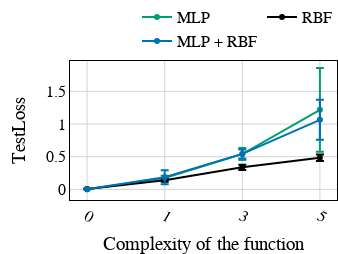

Notebook code for this chart:
### Code cell
# plotting
import plotly.graph_objects as go
import plotly

# default print properties
multiplier = 2

pixel_cm_ration = 36.5

width_full = int(13.95 * pixel_cm_ration) * multiplier
width_half = int(13.95/2 * pixel_cm_ration) * multiplier
width_third = int(13.95/3 * pixel_cm_ration) * multiplier

height_default_1 = int(3.5 * pixel_cm_ration) * multiplier

# margins in pixel
top_margin = 0 * multiplier 
left_margin = 35 * multiplier 
right_margin = 0 * multiplier 
bottom_margin = 25 * multiplier 

font_size = 8 * multiplier 
font_family='Times New Roman'

line_width = 1 * multiplier 

layout = eu.AttrDict(
        paper_bgcolor='rgba(0,0,0,0)',
        plot_bgcolor='rgba(0,0,0,0)',
        
        xaxis = eu.AttrDict(
            title = 'Complexity of the function',
            showline = True,
            linewidth = 1,
            zeroline=False,
            linecolor='black',
            showgrid=True,
            gridwidth=1,
            gridcolor='LightGrey',
            mirror=True,
            tickvals = np.arange(len(ranges)),
            ticktext = ranges, 
            tickangle = 30, 
        ),
        yaxis = eu.AttrDict(
            title = 'TestLoss',
            showline = True,
            linewidth = 1,
            zeroline=False,
            linecolor='black',
            showgrid=True,
            gridwidth=1,
            gridcolor='LightGrey',
            mirror=True,
        ),
        font = eu.AttrDict(
            family=font_family, 
            size=font_size,
            color='black',
            ),
        width=width_third, # in cm
        height=height_default_1, # in cm
        
        margin = eu.AttrDict(
            l=left_margin, #left margin in pixel
            r=right_margin, #right margin in pixel
            b=bottom_margin, #bottom margin in pixel
            t=top_margin,  #top margin in pixel
            ),

        showlegend=True,
        legend=eu.AttrDict(
                orientation="h",
                yanchor="bottom",
                y=1.02,
                xanchor="right",
                x=1,
            
            ), 
        )

default_colors = [
    'rgb(0,158,115)', # green
    'rgb(0,0,0)', # black
    #'rgb(0,0,0)', # black
    'rgb(0,114,178)',  # dark blue
    'rgb(213,94,0)',  # orange
] 

fig = go.Figure(layout=layout)
for exp_idx, exp_label in enumerate(labels):

    fig.add_trace(go.Scatter(
            x=np.arange(len(ranges)),
            y=collected_experiment_data[exp_idx].means,
            error_y=dict(
                type='data', # value of error bar given in data coordinates
                array=collected_experiment_data[exp_idx].stds,
                visible=True),
            name= exp_label,
            marker_color=default_colors[exp_idx]
        )
    )

    
#plotly.io.write_image(fig, '../../analyze/iclr_figures/result_linear_model_task_difficulty_total_return.pdf')    
# plotly.io.write_image(fig, './result_linear_model_task_difficulty_total_return.pdf')    
fig.show()

### Figure 1 — Plotly figure (JSON) as saved in the notebook; plotly's stock layout.template omitted (floating-point values rounded to 4 significant figures)
{"data": [{"error_y": {"array": [0.0008362, 0.03614, 0.0906, 0.6412], "type": "data", "visible": true}, "marker": {"color": "rgb(0,158,115)"}, "name": "MLP", "type": "scatter", "x": [0, 1, 2, 3], "y": [0.001816, 0.1739, 0.5418, 1.218]}, {"error_y": {"array": [0.001206, 0.02265, 0.04045, 0.0498], "type": "data", "visible": true}, "marker": {"color": "rgb(0,0,0)"}, "name": "RBF", "type": "scatter", "x": [0, 1, 2, 3], "y": [0.007406, 0.1412, 0.338, 0.4851]}, {"error_y": {"array": [0.0005802, 0.1075, 0.06932, 0.306], "type": "data", "visible": true}, "marker": {"color": "rgb(0,114,178)"}, "name": "MLP + RBF", "type": "scatter", "x": [0, 1, 2, 3], "y": [0.001783, 0.1856, 0.5434, 1.065]}], "layout": {"font": {"color": "black", "family": "Times New Roman", "size": 16}, "height": 254, "legend": {"orientation": "h", "x": 1, "xanchor": "right", "y": 1.02, "yanchor": "bottom"}, "margin": {"b": 50, "l": 70, "r": 0, "t": 0}, "paper_bgcolor": "rgba(0,0,0,0)", "plot_bgcolor": "rgba(0,0,0,0)", "showlegend": true, "width": 338, "xaxis": {"gridcolor": "LightGrey", "gridwidth": 1, "linecolor": "black", "linewidth": 1, "mirror": true, "showgrid": true, "showline": true, "tickangle": 30, "ticktext": ["0", "1", "3", "5"], "tickvals": [0, 1, 2, 3], "title": {"text": "Complexity of the function"}, "zeroline": false}, "yaxis": {"gridcolor": "LightGrey", "gridwidth": 1, "linecolor": "black", "linewidth": 1, "mirror": true, "showgrid": true, "showline": true, "title": {"text": "TestLoss"}, "zeroline": false}}}
